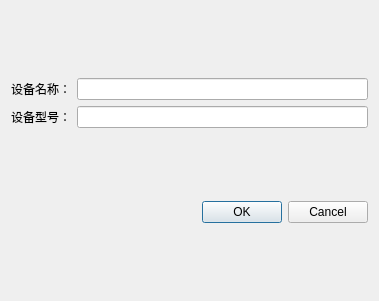
<?xml version="1.0" encoding="UTF-8"?>
<ui version="4.0">
 <class>addDevDialog</class>
 <widget class="QDialog" name="addDevDialog">
  <property name="geometry">
   <rect>
    <x>0</x>
    <y>0</y>
    <width>379</width>
    <height>301</height>
   </rect>
  </property>
  <property name="windowTitle">
   <string>添加设备</string>
  </property>
  <layout class="QGridLayout" name="gridLayout">
   <item row="0" column="0">
    <layout class="QVBoxLayout" name="verticalLayout">
     <item>
      <layout class="QHBoxLayout" name="horizontalLayout">
       <item>
        <widget class="QLabel" name="label">
         <property name="text">
          <string>设备名称：</string>
         </property>
        </widget>
       </item>
       <item>
        <widget class="QLineEdit" name="lineEdit"/>
       </item>
      </layout>
     </item>
     <item>
      <layout class="QHBoxLayout" name="horizontalLayout_2">
       <item>
        <widget class="QLabel" name="label_2">
         <property name="text">
          <string>设备型号：</string>
         </property>
        </widget>
       </item>
       <item>
        <widget class="QLineEdit" name="lineEdit_2"/>
       </item>
      </layout>
     </item>
    </layout>
   </item>
   <item row="1" column="0">
    <widget class="QDialogButtonBox" name="buttonBox">
     <property name="orientation">
      <enum>Qt::Horizontal</enum>
     </property>
     <property name="standardButtons">
      <set>QDialogButtonBox::Cancel|QDialogButtonBox::Ok</set>
     </property>
    </widget>
   </item>
  </layout>
 </widget>
 <resources/>
 <connections>
  <connection>
   <sender>buttonBox</sender>
   <signal>accepted()</signal>
   <receiver>addDevDialog</receiver>
   <slot>accept()</slot>
   <hints>
    <hint type="sourcelabel">
     <x>248</x>
     <y>254</y>
    </hint>
    <hint type="destinationlabel">
     <x>157</x>
     <y>274</y>
    </hint>
   </hints>
  </connection>
  <connection>
   <sender>buttonBox</sender>
   <signal>rejected()</signal>
   <receiver>addDevDialog</receiver>
   <slot>reject()</slot>
   <hints>
    <hint type="sourcelabel">
     <x>316</x>
     <y>260</y>
    </hint>
    <hint type="destinationlabel">
     <x>286</x>
     <y>274</y>
    </hint>
   </hints>
  </connection>
 </connections>
</ui>
